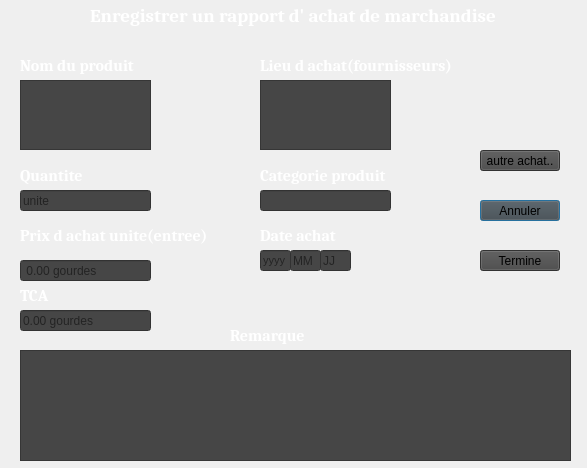
<?xml version="1.0" encoding="UTF-8"?>
<ui version="4.0">
 <class>redigerrapportachat</class>
 <widget class="QDialog" name="redigerrapportachat">
  <property name="geometry">
   <rect>
    <x>0</x>
    <y>0</y>
    <width>587</width>
    <height>468</height>
   </rect>
  </property>
  <property name="windowTitle">
   <string>Dialog</string>
  </property>
  <widget class="QLabel" name="label">
   <property name="geometry">
    <rect>
     <x>90</x>
     <y>0</y>
     <width>421</width>
     <height>31</height>
    </rect>
   </property>
   <property name="font">
    <font>
     <family>Cambria</family>
     <pointsize>14</pointsize>
     <weight>75</weight>
     <bold>true</bold>
    </font>
   </property>
   <property name="styleSheet">
    <string notr="true">color: rgb(255, 255, 255);</string>
   </property>
   <property name="text">
    <string>Enregistrer un rapport d' achat de marchandise </string>
   </property>
  </widget>
  <widget class="QPushButton" name="annuler">
   <property name="geometry">
    <rect>
     <x>480</x>
     <y>200</y>
     <width>80</width>
     <height>21</height>
    </rect>
   </property>
   <property name="styleSheet">
    <string notr="true">background-color: rgb(70, 70, 70);</string>
   </property>
   <property name="text">
    <string>Annuler</string>
   </property>
  </widget>
  <widget class="QPushButton" name="termine">
   <property name="geometry">
    <rect>
     <x>480</x>
     <y>250</y>
     <width>80</width>
     <height>21</height>
    </rect>
   </property>
   <property name="styleSheet">
    <string notr="true">background-color: rgb(70, 70, 70);</string>
   </property>
   <property name="text">
    <string>Termine</string>
   </property>
  </widget>
  <widget class="QPushButton" name="autreachat">
   <property name="geometry">
    <rect>
     <x>480</x>
     <y>150</y>
     <width>80</width>
     <height>21</height>
    </rect>
   </property>
   <property name="styleSheet">
    <string notr="true">background-color: rgb(70, 70, 70);</string>
   </property>
   <property name="text">
    <string>autre achat..</string>
   </property>
  </widget>
  <widget class="QLabel" name="label_5">
   <property name="geometry">
    <rect>
     <x>20</x>
     <y>220</y>
     <width>201</width>
     <height>31</height>
    </rect>
   </property>
   <property name="font">
    <font>
     <family>Cambria</family>
     <pointsize>12</pointsize>
     <weight>75</weight>
     <bold>true</bold>
    </font>
   </property>
   <property name="styleSheet">
    <string notr="true">color: rgb(255, 255, 255);</string>
   </property>
   <property name="text">
    <string>Prix d achat unite(entree)</string>
   </property>
  </widget>
  <widget class="QLineEdit" name="prix">
   <property name="geometry">
    <rect>
     <x>20</x>
     <y>260</y>
     <width>131</width>
     <height>21</height>
    </rect>
   </property>
   <property name="styleSheet">
    <string notr="true">background-color: rgb(70, 70, 70);</string>
   </property>
   <property name="placeholderText">
    <string> 0.00 gourdes</string>
   </property>
   <property name="clearButtonEnabled">
    <bool>true</bool>
   </property>
  </widget>
  <widget class="QLabel" name="label_8">
   <property name="geometry">
    <rect>
     <x>260</x>
     <y>160</y>
     <width>141</width>
     <height>31</height>
    </rect>
   </property>
   <property name="font">
    <font>
     <family>Cambria</family>
     <pointsize>12</pointsize>
     <weight>75</weight>
     <bold>true</bold>
    </font>
   </property>
   <property name="styleSheet">
    <string notr="true">color: rgb(255, 255, 255);</string>
   </property>
   <property name="text">
    <string>Categorie produit</string>
   </property>
  </widget>
  <widget class="QLabel" name="label_6">
   <property name="geometry">
    <rect>
     <x>260</x>
     <y>220</y>
     <width>131</width>
     <height>31</height>
    </rect>
   </property>
   <property name="font">
    <font>
     <family>Cambria</family>
     <pointsize>12</pointsize>
     <weight>75</weight>
     <bold>true</bold>
    </font>
   </property>
   <property name="styleSheet">
    <string notr="true">color: rgb(255, 255, 255);</string>
   </property>
   <property name="text">
    <string>Date achat</string>
   </property>
  </widget>
  <widget class="QLineEdit" name="jour">
   <property name="geometry">
    <rect>
     <x>320</x>
     <y>250</y>
     <width>31</width>
     <height>21</height>
    </rect>
   </property>
   <property name="styleSheet">
    <string notr="true">background-color: rgb(70, 70, 70);</string>
   </property>
   <property name="maxLength">
    <number>2</number>
   </property>
   <property name="placeholderText">
    <string>JJ</string>
   </property>
  </widget>
  <widget class="QLabel" name="label_2">
   <property name="geometry">
    <rect>
     <x>20</x>
     <y>50</y>
     <width>121</width>
     <height>31</height>
    </rect>
   </property>
   <property name="font">
    <font>
     <family>Cambria</family>
     <pointsize>12</pointsize>
     <weight>75</weight>
     <bold>true</bold>
    </font>
   </property>
   <property name="styleSheet">
    <string notr="true">color: rgb(255, 255, 255);</string>
   </property>
   <property name="text">
    <string>Nom du produit</string>
   </property>
  </widget>
  <widget class="QLabel" name="label_3">
   <property name="geometry">
    <rect>
     <x>20</x>
     <y>280</y>
     <width>51</width>
     <height>31</height>
    </rect>
   </property>
   <property name="font">
    <font>
     <family>Cambria</family>
     <pointsize>12</pointsize>
     <weight>75</weight>
     <bold>true</bold>
    </font>
   </property>
   <property name="styleSheet">
    <string notr="true">color: rgb(255, 255, 255);</string>
   </property>
   <property name="text">
    <string>TCA</string>
   </property>
  </widget>
  <widget class="QTextEdit" name="remarque">
   <property name="geometry">
    <rect>
     <x>20</x>
     <y>350</y>
     <width>551</width>
     <height>111</height>
    </rect>
   </property>
   <property name="font">
    <font>
     <family>Cambria</family>
     <pointsize>12</pointsize>
     <weight>75</weight>
     <bold>true</bold>
    </font>
   </property>
   <property name="styleSheet">
    <string notr="true">background-color: rgb(70, 70, 70);</string>
   </property>
  </widget>
  <widget class="QLineEdit" name="quantite">
   <property name="geometry">
    <rect>
     <x>20</x>
     <y>190</y>
     <width>131</width>
     <height>21</height>
    </rect>
   </property>
   <property name="styleSheet">
    <string notr="true">background-color: rgb(70, 70, 70);</string>
   </property>
   <property name="placeholderText">
    <string>unite</string>
   </property>
   <property name="clearButtonEnabled">
    <bool>true</bool>
   </property>
  </widget>
  <widget class="QLineEdit" name="categorie">
   <property name="geometry">
    <rect>
     <x>260</x>
     <y>190</y>
     <width>131</width>
     <height>21</height>
    </rect>
   </property>
   <property name="styleSheet">
    <string notr="true">background-color: rgb(70, 70, 70);</string>
   </property>
   <property name="clearButtonEnabled">
    <bool>true</bool>
   </property>
  </widget>
  <widget class="QTextEdit" name="nomproduit">
   <property name="geometry">
    <rect>
     <x>20</x>
     <y>80</y>
     <width>131</width>
     <height>70</height>
    </rect>
   </property>
   <property name="styleSheet">
    <string notr="true">background-color: rgb(70, 70, 70);</string>
   </property>
  </widget>
  <widget class="QLabel" name="label_9">
   <property name="geometry">
    <rect>
     <x>230</x>
     <y>320</y>
     <width>131</width>
     <height>31</height>
    </rect>
   </property>
   <property name="font">
    <font>
     <family>Cambria</family>
     <pointsize>12</pointsize>
     <weight>75</weight>
     <bold>true</bold>
    </font>
   </property>
   <property name="styleSheet">
    <string notr="true">color: rgb(255, 255, 255);</string>
   </property>
   <property name="text">
    <string>Remarque</string>
   </property>
  </widget>
  <widget class="QLineEdit" name="anne">
   <property name="geometry">
    <rect>
     <x>260</x>
     <y>250</y>
     <width>31</width>
     <height>21</height>
    </rect>
   </property>
   <property name="font">
    <font>
     <pointsize>8</pointsize>
     <weight>50</weight>
     <bold>false</bold>
     <underline>false</underline>
     <strikeout>false</strikeout>
    </font>
   </property>
   <property name="tabletTracking">
    <bool>true</bool>
   </property>
   <property name="contextMenuPolicy">
    <enum>Qt::DefaultContextMenu</enum>
   </property>
   <property name="autoFillBackground">
    <bool>false</bool>
   </property>
   <property name="styleSheet">
    <string notr="true">background-color: rgb(70, 70, 70);</string>
   </property>
   <property name="text">
    <string/>
   </property>
   <property name="maxLength">
    <number>4</number>
   </property>
   <property name="placeholderText">
    <string>yyyy</string>
   </property>
  </widget>
  <widget class="QLineEdit" name="tca">
   <property name="geometry">
    <rect>
     <x>20</x>
     <y>310</y>
     <width>131</width>
     <height>21</height>
    </rect>
   </property>
   <property name="styleSheet">
    <string notr="true">background-color: rgb(70, 70, 70);</string>
   </property>
   <property name="dragEnabled">
    <bool>false</bool>
   </property>
   <property name="placeholderText">
    <string>0.00 gourdes</string>
   </property>
   <property name="clearButtonEnabled">
    <bool>true</bool>
   </property>
  </widget>
  <widget class="QLabel" name="label_7">
   <property name="geometry">
    <rect>
     <x>260</x>
     <y>50</y>
     <width>201</width>
     <height>31</height>
    </rect>
   </property>
   <property name="font">
    <font>
     <family>Cambria</family>
     <pointsize>12</pointsize>
     <weight>75</weight>
     <bold>true</bold>
    </font>
   </property>
   <property name="styleSheet">
    <string notr="true">color: rgb(255, 255, 255);</string>
   </property>
   <property name="text">
    <string>Lieu d achat(fournisseurs)</string>
   </property>
  </widget>
  <widget class="QLabel" name="fond">
   <property name="geometry">
    <rect>
     <x>-20</x>
     <y>0</y>
     <width>671</width>
     <height>511</height>
    </rect>
   </property>
   <property name="text">
    <string/>
   </property>
   <property name="pixmap">
    <pixmap resource="../../Documents/Menu/fond2.qrc">:/menu/fond/Fond2.png</pixmap>
   </property>
   <property name="scaledContents">
    <bool>true</bool>
   </property>
  </widget>
  <widget class="QTextEdit" name="fournisseur">
   <property name="geometry">
    <rect>
     <x>260</x>
     <y>80</y>
     <width>131</width>
     <height>70</height>
    </rect>
   </property>
   <property name="styleSheet">
    <string notr="true">background-color: rgb(70, 70, 70);</string>
   </property>
  </widget>
  <widget class="QLabel" name="label_10">
   <property name="geometry">
    <rect>
     <x>20</x>
     <y>160</y>
     <width>121</width>
     <height>31</height>
    </rect>
   </property>
   <property name="font">
    <font>
     <family>Cambria</family>
     <pointsize>12</pointsize>
     <weight>75</weight>
     <bold>true</bold>
    </font>
   </property>
   <property name="styleSheet">
    <string notr="true">color: rgb(255, 255, 255);</string>
   </property>
   <property name="text">
    <string>Quantite </string>
   </property>
  </widget>
  <widget class="QLineEdit" name="mois">
   <property name="geometry">
    <rect>
     <x>290</x>
     <y>250</y>
     <width>31</width>
     <height>21</height>
    </rect>
   </property>
   <property name="styleSheet">
    <string notr="true">background-color: rgb(70, 70, 70);</string>
   </property>
   <property name="maxLength">
    <number>2</number>
   </property>
   <property name="placeholderText">
    <string>MM</string>
   </property>
  </widget>
  <zorder>fond</zorder>
  <zorder>label</zorder>
  <zorder>annuler</zorder>
  <zorder>termine</zorder>
  <zorder>autreachat</zorder>
  <zorder>label_5</zorder>
  <zorder>prix</zorder>
  <zorder>label_8</zorder>
  <zorder>label_6</zorder>
  <zorder>jour</zorder>
  <zorder>label_2</zorder>
  <zorder>label_3</zorder>
  <zorder>remarque</zorder>
  <zorder>quantite</zorder>
  <zorder>categorie</zorder>
  <zorder>nomproduit</zorder>
  <zorder>label_9</zorder>
  <zorder>anne</zorder>
  <zorder>tca</zorder>
  <zorder>label_7</zorder>
  <zorder>fournisseur</zorder>
  <zorder>label_10</zorder>
  <zorder>mois</zorder>
 </widget>
 <resources>
  <include location="../../Documents/Menu/fond2.qrc"/>
 </resources>
 <connections/>
</ui>
